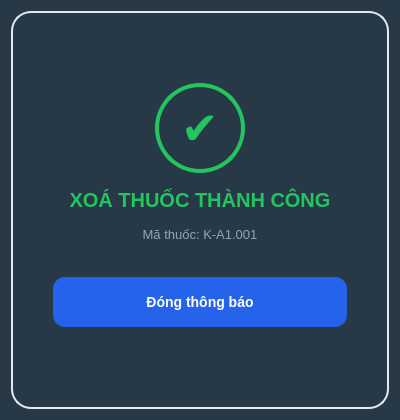
<?xml version="1.0" encoding="UTF-8"?>
<ui version="4.0">
 <class>dlg_success</class>
 <widget class="QDialog" name="dlg_success">
  <property name="geometry">
   <rect>
    <x>0</x>
    <y>0</y>
    <width>400</width>
    <height>420</height>
   </rect>
  </property>
  <property name="styleSheet">
   <string notr="true">QDialog { background-color: rgb(39, 57, 71); }</string>
  </property>
  <layout class="QVBoxLayout" name="main_layout">
   <item>
    <widget class="QFrame" name="container_frame">
     <property name="styleSheet">
      <string notr="true">
       QFrame#container_frame {
           background-color: rgb(39, 57, 71);
           border-radius: 20px;
           border: 2px solid #E2E8F0;
       }
      </string>
     </property>
     <layout class="QVBoxLayout" name="content_layout">
      <property name="spacing">
       <number>15</number>
      </property>
      <property name="leftMargin">
       <number>40</number>
      </property>
      <property name="topMargin">
       <number>20</number>
      </property>
      <property name="rightMargin">
       <number>40</number>
      </property>
      <property name="bottomMargin">
       <number>30</number>
      </property>
      <item>
       <spacer name="v_spacer_top">
        <property name="orientation">
         <enum>Qt::Vertical</enum>
        </property>
        <property name="sizeType">
         <enum>QSizePolicy::Expanding</enum>
        </property>
        <property name="sizeHint" stdset="0">
         <size>
          <width>20</width>
          <height>40</height>
         </size>
        </property>
       </spacer>
      </item>
      <item>
       <layout class="QHBoxLayout" name="layout_icon">
        <item>
         <spacer name="s1">
          <property name="orientation">
           <enum>Qt::Horizontal</enum>
          </property>
          <property name="sizeType">
           <enum>QSizePolicy::Expanding</enum>
          </property>
          <property name="sizeHint" stdset="0">
           <size>
            <width>40</width>
            <height>20</height>
           </size>
          </property>
         </spacer>
        </item>
        <item>
         <widget class="QLabel" name="lbl_icon">
          <property name="minimumSize">
           <size>
            <width>90</width>
            <height>90</height>
           </size>
          </property>
          <property name="styleSheet">
           <string notr="true">border: 4px solid #22C55E; border-radius: 45px; color: #22C55E; font-size: 45px; font-weight: bold;</string>
          </property>
          <property name="text">
           <string>✔</string>
          </property>
          <property name="alignment">
           <set>Qt::AlignCenter</set>
          </property>
         </widget>
        </item>
        <item>
         <spacer name="s2">
          <property name="orientation">
           <enum>Qt::Horizontal</enum>
          </property>
          <property name="sizeType">
           <enum>QSizePolicy::Expanding</enum>
          </property>
          <property name="sizeHint" stdset="0">
           <size>
            <width>40</width>
            <height>20</height>
           </size>
          </property>
         </spacer>
        </item>
       </layout>
      </item>
      <item>
       <widget class="QLabel" name="lbl_title">
        <property name="styleSheet">
         <string notr="true">color: #22C55E; font-weight: bold; font-size: 20px; border: none;</string>
        </property>
        <property name="text">
         <string>XOÁ THUỐC THÀNH CÔNG</string>
        </property>
        <property name="alignment">
         <set>Qt::AlignCenter</set>
        </property>
       </widget>
      </item>
      <item>
       <widget class="QLabel" name="lbl_code">
        <property name="styleSheet">
         <string notr="true">color: #94A3B8; font-size: 13px; border: none;</string>
        </property>
        <property name="text">
         <string>Mã thuốc: K-A1.001</string>
        </property>
        <property name="alignment">
         <set>Qt::AlignCenter</set>
        </property>
       </widget>
      </item>
      <item>
       <spacer name="v_spacer_mid">
        <property name="orientation">
         <enum>Qt::Vertical</enum>
        </property>
        <property name="sizeType">
         <enum>QSizePolicy::Fixed</enum>
        </property>
        <property name="sizeHint" stdset="0">
         <size>
          <width>20</width>
          <height>20</height>
         </size>
        </property>
       </spacer>
      </item>
      <item>
       <widget class="QPushButton" name="btn_close">
        <property name="minimumSize">
         <size>
          <width>100</width>
          <height>50</height>
         </size>
        </property>
        <property name="styleSheet">
         <string notr="true">background-color: #2563EB; color: white; border-radius: 12px; font-weight: bold; font-size: 14px;</string>
        </property>
        <property name="text">
         <string>Đóng thông báo</string>
        </property>
       </widget>
      </item>
      <item>
       <spacer name="v_spacer_bottom">
        <property name="orientation">
         <enum>Qt::Vertical</enum>
        </property>
        <property name="sizeType">
         <enum>QSizePolicy::Expanding</enum>
        </property>
        <property name="sizeHint" stdset="0">
         <size>
          <width>20</width>
          <height>40</height>
         </size>
        </property>
       </spacer>
      </item>
     </layout>
    </widget>
   </item>
  </layout>
 </widget>
 <resources/>
 <connections/>
</ui>
